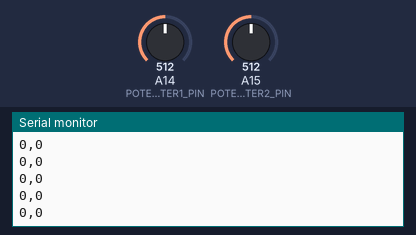
Bench run of a sketch on a simulated Arduino Mega 2560, built with avr-gcc and run on an emulated ATmega2560. On the bench: the last lines printed to the serial monitor. The inputs (shaded band) are chosen by the test bench; at power-on: A14 (POTENTIOMETER1_PIN) = 512, A15 (POTENTIOMETER2_PIN) = 512.

Above: at 1.2 s.
1.3 s: A14 (POTENTIOMETER1_PIN) set to 716
At 2.2 s:
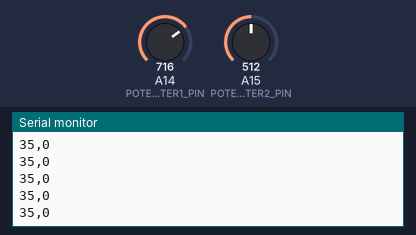
2.8 s: A15 (POTENTIOMETER2_PIN) set to 716
At 3.9 s:
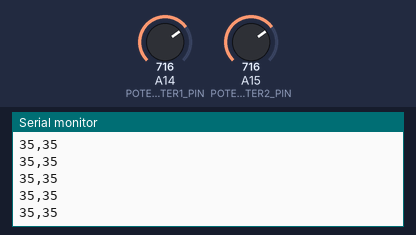
5.8 s: A14 (POTENTIOMETER1_PIN) set to 900
At 6.5 s:
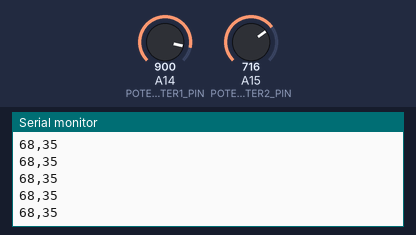
7.3 s: A15 (POTENTIOMETER2_PIN) set to 900
At 8.0 s:
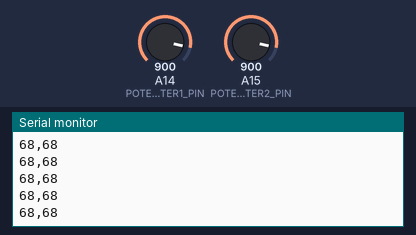
Timing chart, 0 to 9.8 s (numbered marks = the images above; inputs shaded):
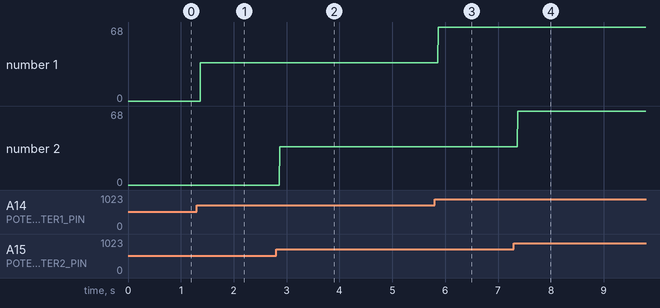

The sketch:

gyro_pot.ino
```cpp
// Potentiometer Example Code

#define POTENTIOMETER1_PIN 14  // Analog pin connected to the potentiometer
#define POTENTIOMETER2_PIN 15


void setup() {
  Serial.begin(9600);  // Initialize the Serial Monitor at 9600 baud rate
  Serial1.begin(9600);
}

void loop() {
  int pot1mappedValue = 0;
  int pot2mappedValue = 0;
  int pot1Value = analogRead(POTENTIOMETER1_PIN);  // Read the potentiometer value (0-1023)
  int pot2Value = analogRead(POTENTIOMETER2_PIN);  // Read the potentiometer value (0-1023)

  if (pot1Value < 511) {
    pot1mappedValue = map(pot1Value, 0, 510, -90, 0);
  } else if (pot1Value > 511) {
    pot1mappedValue = map(pot1Value, 512, 1023, 0, 90);
  }

  if (pot2Value < 511) {
    pot2mappedValue = map(pot2Value, 0, 510, -90, 0);
  } else if (pot2Value > 511) {
    pot2mappedValue = map(pot2Value, 512, 1023, 0, 90);
  }

  Serial.print(pot1mappedValue);
  Serial.print(",");
  Serial.println(pot2mappedValue);

  Serial1.print(pot1mappedValue);
  Serial1.print(",");
  Serial1.println(pot2mappedValue);
  // delay(100);  // Small delay for stability
}
```

Measured:
- after the input at 1.3 s, the serial monitor: prints a new line after 0.07 s (image 1)
- after the input at 2.8 s, the serial monitor: prints a new line after 0.07 s (image 2)
- after the input at 5.8 s, the serial monitor: prints a new line after 0.07 s (image 3)
- after the input at 7.3 s, the serial monitor: prints a new line after 0.07 s (image 4)
- plotted number 1: 0 → 35 after the input at 1.3 s, 35 → 68 after the input at 5.8 s
